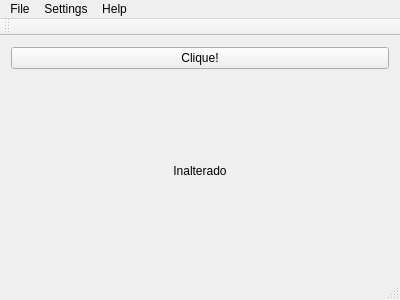
<?xml version="1.0" encoding="UTF-8"?>
<ui version="4.0">
 <class>MainWindow</class>
 <widget class="QMainWindow" name="MainWindow">
  <property name="geometry">
   <rect>
    <x>0</x>
    <y>0</y>
    <width>400</width>
    <height>300</height>
   </rect>
  </property>
  <property name="windowTitle">
   <string>MainWindow</string>
  </property>
  <widget class="QWidget" name="centralWidget">
   <layout class="QVBoxLayout" name="verticalLayout_2">
    <item>
     <layout class="QVBoxLayout" name="verticalLayout">
      <item>
       <widget class="QPushButton" name="pushButton">
        <property name="text">
         <string>Clique!</string>
        </property>
       </widget>
      </item>
      <item>
       <widget class="QLabel" name="label">
        <property name="layoutDirection">
         <enum>Qt::LeftToRight</enum>
        </property>
        <property name="text">
         <string>Inalterado</string>
        </property>
        <property name="alignment">
         <set>Qt::AlignCenter</set>
        </property>
       </widget>
      </item>
     </layout>
    </item>
   </layout>
  </widget>
  <widget class="QMenuBar" name="menuBar">
   <property name="geometry">
    <rect>
     <x>0</x>
     <y>0</y>
     <width>400</width>
     <height>21</height>
    </rect>
   </property>
   <widget class="QMenu" name="menuCHIP_8_Emulator">
    <property name="title">
     <string>File</string>
    </property>
    <widget class="QMenu" name="menuRecent_ROM_s">
     <property name="title">
      <string>Recent ROM's</string>
     </property>
    </widget>
    <addaction name="actionOpen_File"/>
    <addaction name="actionClose_CHIP_8_ROM"/>
    <addaction name="menuRecent_ROM_s"/>
    <addaction name="separator"/>
    <addaction name="actionExit"/>
   </widget>
   <widget class="QMenu" name="menuHelp">
    <property name="title">
     <string>Help</string>
    </property>
    <addaction name="separator"/>
    <addaction name="actionAbout"/>
   </widget>
   <widget class="QMenu" name="menuSettings">
    <property name="title">
     <string>Settings</string>
    </property>
    <addaction name="actionEdit_Keypad"/>
   </widget>
   <addaction name="menuCHIP_8_Emulator"/>
   <addaction name="menuSettings"/>
   <addaction name="menuHelp"/>
  </widget>
  <widget class="QToolBar" name="mainToolBar">
   <attribute name="toolBarArea">
    <enum>TopToolBarArea</enum>
   </attribute>
   <attribute name="toolBarBreak">
    <bool>false</bool>
   </attribute>
  </widget>
  <widget class="QStatusBar" name="statusBar"/>
  <action name="actionAbout">
   <property name="text">
    <string>About</string>
   </property>
  </action>
  <action name="actionOpen_File">
   <property name="text">
    <string>Open CHIP-8 ROM</string>
   </property>
   <property name="shortcut">
    <string>Ctrl+O</string>
   </property>
  </action>
  <action name="actionClose_CHIP_8_ROM">
   <property name="text">
    <string>Close CHIP-8 ROM</string>
   </property>
  </action>
  <action name="actionExit">
   <property name="text">
    <string>Exit</string>
   </property>
  </action>
  <action name="actionEdit_Keypad">
   <property name="text">
    <string>Edit Keypad</string>
   </property>
  </action>
 </widget>
 <layoutdefault spacing="6" margin="11"/>
 <resources/>
 <connections/>
</ui>
